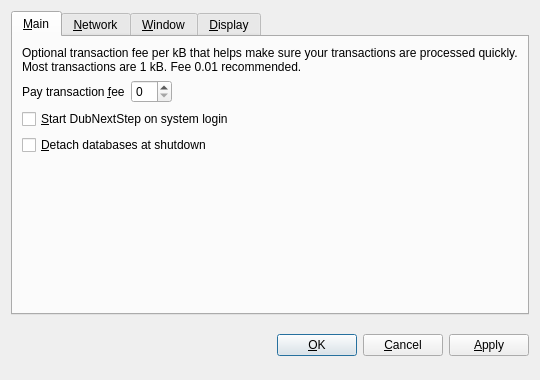
<?xml version="1.0" encoding="UTF-8"?>
<ui version="4.0">
 <class>OptionsDialog</class>
 <widget class="QDialog" name="OptionsDialog">
  <property name="geometry">
   <rect>
    <x>0</x>
    <y>0</y>
    <width>540</width>
    <height>380</height>
   </rect>
  </property>
  <property name="windowTitle">
   <string>Options</string>
  </property>
  <property name="modal">
   <bool>true</bool>
  </property>
  <layout class="QVBoxLayout" name="verticalLayout">
   <item>
    <widget class="QTabWidget" name="tabWidget">
     <property name="tabPosition">
      <enum>QTabWidget::North</enum>
     </property>
     <property name="currentIndex">
      <number>0</number>
     </property>
     <widget class="QWidget" name="tabMain">
      <attribute name="title">
       <string>&amp;Main</string>
      </attribute>
      <layout class="QVBoxLayout" name="verticalLayout_Main">
       <item>
        <widget class="QLabel" name="transactionFeeInfoLabel">
         <property name="text">
          <string>Optional transaction fee per kB that helps make sure your transactions are processed quickly. Most transactions are 1 kB. Fee 0.01 recommended.</string>
         </property>
         <property name="textFormat">
          <enum>Qt::PlainText</enum>
         </property>
         <property name="wordWrap">
          <bool>true</bool>
         </property>
        </widget>
       </item>
       <item>
        <layout class="QHBoxLayout" name="horizontalLayout_Main">
         <item>
          <widget class="QLabel" name="transactionFeeLabel">
           <property name="text">
            <string>Pay transaction &amp;fee</string>
           </property>
           <property name="textFormat">
            <enum>Qt::PlainText</enum>
           </property>
           <property name="buddy">
            <cstring>transactionFee</cstring>
           </property>
          </widget>
         </item>
         <item>
          <widget class="BitcoinAmountField" name="transactionFee"/>
         </item>
         <item>
          <spacer name="horizontalSpacer_Main">
           <property name="orientation">
            <enum>Qt::Horizontal</enum>
           </property>
           <property name="sizeHint" stdset="0">
            <size>
             <width>40</width>
             <height>20</height>
            </size>
           </property>
          </spacer>
         </item>
        </layout>
       </item>
       <item>
        <widget class="QCheckBox" name="bitcoinAtStartup">
         <property name="toolTip">
          <string>Automatically start DubNextStep after logging in to the system.</string>
         </property>
         <property name="text">
          <string>&amp;Start DubNextStep on system login</string>
         </property>
        </widget>
       </item>
       <item>
        <widget class="QCheckBox" name="detachDatabases">
         <property name="toolTip">
          <string>Detach block and address databases at shutdown. This means they can be moved to another data directory, but it slows down shutdown. The wallet is always detached.</string>
         </property>
         <property name="text">
          <string>&amp;Detach databases at shutdown</string>
         </property>
        </widget>
       </item>
       <item>
        <spacer name="verticalSpacer_Main">
         <property name="orientation">
          <enum>Qt::Vertical</enum>
         </property>
         <property name="sizeHint" stdset="0">
          <size>
           <width>20</width>
           <height>40</height>
          </size>
         </property>
        </spacer>
       </item>
      </layout>
     </widget>
     <widget class="QWidget" name="tabNetwork">
      <attribute name="title">
       <string>&amp;Network</string>
      </attribute>
      <layout class="QVBoxLayout" name="verticalLayout_Network">
       <item>
        <widget class="QCheckBox" name="mapPortUpnp">
         <property name="toolTip">
          <string>Automatically open the DubNextStep client port on the router. This only works when your router supports UPnP and it is enabled.</string>
         </property>
         <property name="text">
          <string>Map port using &amp;UPnP</string>
         </property>
        </widget>
       </item>
       <item>
        <widget class="QCheckBox" name="connectSocks">
         <property name="toolTip">
          <string>Connect to the DubNextStep network through a SOCKS proxy (e.g. when connecting through Tor).</string>
         </property>
         <property name="text">
          <string>&amp;Connect through SOCKS proxy:</string>
         </property>
        </widget>
       </item>
       <item>
        <layout class="QHBoxLayout" name="horizontalLayout_Network">
         <item>
          <widget class="QLabel" name="proxyIpLabel">
           <property name="text">
            <string>Proxy &amp;IP:</string>
           </property>
           <property name="textFormat">
            <enum>Qt::PlainText</enum>
           </property>
           <property name="buddy">
            <cstring>proxyIp</cstring>
           </property>
          </widget>
         </item>
         <item>
          <widget class="QValidatedLineEdit" name="proxyIp">
           <property name="maximumSize">
            <size>
             <width>140</width>
             <height>16777215</height>
            </size>
           </property>
           <property name="toolTip">
            <string>IP address of the proxy (e.g. 127.0.0.1)</string>
           </property>
          </widget>
         </item>
         <item>
          <widget class="QLabel" name="proxyPortLabel">
           <property name="text">
            <string>&amp;Port:</string>
           </property>
           <property name="textFormat">
            <enum>Qt::PlainText</enum>
           </property>
           <property name="buddy">
            <cstring>proxyPort</cstring>
           </property>
          </widget>
         </item>
         <item>
          <widget class="QLineEdit" name="proxyPort">
           <property name="maximumSize">
            <size>
             <width>55</width>
             <height>16777215</height>
            </size>
           </property>
           <property name="toolTip">
            <string>Port of the proxy (e.g. 9050)</string>
           </property>
          </widget>
         </item>
         <item>
          <widget class="QLabel" name="socksVersionLabel">
           <property name="text">
            <string>SOCKS &amp;Version:</string>
           </property>
           <property name="textFormat">
            <enum>Qt::PlainText</enum>
           </property>
           <property name="buddy">
            <cstring>socksVersion</cstring>
           </property>
          </widget>
         </item>
         <item>
          <widget class="QValueComboBox" name="socksVersion">
           <property name="toolTip">
            <string>SOCKS version of the proxy (e.g. 5)</string>
           </property>
          </widget>
         </item>
         <item>
          <spacer name="horizontalSpacer_Network">
           <property name="orientation">
            <enum>Qt::Horizontal</enum>
           </property>
           <property name="sizeHint" stdset="0">
            <size>
             <width>40</width>
             <height>20</height>
            </size>
           </property>
          </spacer>
         </item>
        </layout>
       </item>
       <item>
        <spacer name="verticalSpacer_Network">
         <property name="orientation">
          <enum>Qt::Vertical</enum>
         </property>
         <property name="sizeHint" stdset="0">
          <size>
           <width>20</width>
           <height>40</height>
          </size>
         </property>
        </spacer>
       </item>
      </layout>
     </widget>
     <widget class="QWidget" name="tabWindow">
      <attribute name="title">
       <string>&amp;Window</string>
      </attribute>
      <layout class="QVBoxLayout" name="verticalLayout_Window">
       <item>
        <widget class="QCheckBox" name="minimizeToTray">
         <property name="toolTip">
          <string>Show only a tray icon after minimizing the window.</string>
         </property>
         <property name="text">
          <string>&amp;Minimize to the tray instead of the taskbar</string>
         </property>
        </widget>
       </item>
       <item>
        <widget class="QCheckBox" name="minimizeOnClose">
         <property name="toolTip">
          <string>Minimize instead of exit the application when the window is closed. When this option is enabled, the application will be closed only after selecting Quit in the menu.</string>
         </property>
         <property name="text">
          <string>M&amp;inimize on close</string>
         </property>
        </widget>
       </item>
       <item>
        <spacer name="verticalSpacer_Window">
         <property name="orientation">
          <enum>Qt::Vertical</enum>
         </property>
         <property name="sizeHint" stdset="0">
          <size>
           <width>20</width>
           <height>40</height>
          </size>
         </property>
        </spacer>
       </item>
      </layout>
     </widget>
     <widget class="QWidget" name="tabDisplay">
      <attribute name="title">
       <string>&amp;Display</string>
      </attribute>
      <layout class="QVBoxLayout" name="verticalLayout_Display">
       <item>
        <layout class="QHBoxLayout" name="horizontalLayout_1_Display">
         <item>
          <widget class="QLabel" name="langLabel">
           <property name="text">
            <string>User Interface &amp;language:</string>
           </property>
           <property name="textFormat">
            <enum>Qt::PlainText</enum>
           </property>
           <property name="buddy">
            <cstring>lang</cstring>
           </property>
          </widget>
         </item>
         <item>
          <widget class="QValueComboBox" name="lang">
           <property name="toolTip">
            <string>The user interface language can be set here. This setting will take effect after restarting DubNextStep.</string>
           </property>
          </widget>
         </item>
        </layout>
       </item>
       <item>
        <layout class="QHBoxLayout" name="horizontalLayout_2_Display">
         <item>
          <widget class="QLabel" name="unitLabel">
           <property name="text">
            <string>&amp;Unit to show amounts in:</string>
           </property>
           <property name="textFormat">
            <enum>Qt::PlainText</enum>
           </property>
           <property name="buddy">
            <cstring>unit</cstring>
           </property>
          </widget>
         </item>
         <item>
          <widget class="QValueComboBox" name="unit">
           <property name="toolTip">
            <string>Choose the default subdivision unit to show in the interface and when sending coins.</string>
           </property>
          </widget>
         </item>
        </layout>
       </item>
       <item>
        <widget class="QCheckBox" name="passwordOnSend">
         <property name="text">
          <string>Prompt for &amp;Password before sending transactions</string>
         </property>
        </widget>
       </item>
       <item>
        <widget class="QCheckBox" name="displayAddresses">
         <property name="toolTip">
          <string>Whether to show DubNextStep addresses in the transaction list or not.</string>
         </property>
         <property name="text">
          <string>&amp;Display addresses in transaction list</string>
         </property>
        </widget>
       </item>
       <item>
        <widget class="QCheckBox" name="coinControlFeatures">
         <property name="toolTip">
          <string>Whether to show coin control features or not.</string>
         </property>
         <property name="text">
          <string>Display coin &amp;control features (experts only!)</string>
         </property>
        </widget>
       </item>
       <item>
        <widget class="QCheckBox" name="showShopDonate">
         <property name="text">
          <string>Show Shop Donate (Requires restart)</string>
         </property>
        </widget>
       </item>
       <item>
        <widget class="QCheckBox" name="showOverviewNews">
         <property name="text">
          <string>Show overview news (Requires restart)</string>
         </property>
        </widget>
       </item>
       <item>
        <layout class="QHBoxLayout" name="horizontalLayout_3_Display">
         <item>
          <widget class="QLabel" name="thirdPartyTxUrlsLabel">
           <property name="toolTip">
            <string>Third party URLs (e.g. a block explorer) that appear in the transactions tab as context menu items. %s in the URL is replaced by transaction hash. Multiple URLs are separated by vertical bar |.</string>
           </property>
            <property name="text">
             <string>Third party transaction URLs</string>
            </property>
            <property name="buddy">
             <cstring>thirdPartyTxUrls</cstring>
            </property>
           </widget>
          </item>
          <item>
           <widget class="QLineEdit" name="thirdPartyTxUrls">
            <property name="toolTip">
             <string>Third party URLs (e.g. a block explorer) that appear in the transactions tab as context menu items. %s in the URL is replaced by transaction hash. Multiple URLs are separated by vertical bar |.</string>
           </property>
          </widget>
         </item>
        </layout>
       </item>
       <item>
        <spacer name="verticalSpacer_Display">
         <property name="orientation">
          <enum>Qt::Vertical</enum>
         </property>
         <property name="sizeHint" stdset="0">
          <size>
           <width>20</width>
           <height>40</height>
          </size>
         </property>
        </spacer>
       </item>
      </layout>
     </widget>
    </widget>
   </item>
   <item>
    <layout class="QHBoxLayout" name="horizontalLayout_Buttons">
     <item>
      <spacer name="horizontalSpacer_1">
       <property name="orientation">
        <enum>Qt::Horizontal</enum>
       </property>
       <property name="sizeHint" stdset="0">
        <size>
         <width>40</width>
         <height>48</height>
        </size>
       </property>
      </spacer>
     </item>
     <item>
      <widget class="QLabel" name="statusLabel">
       <property name="font">
        <font>
         <weight>75</weight>
         <bold>true</bold>
        </font>
       </property>
       <property name="text">
        <string/>
       </property>
       <property name="textFormat">
        <enum>Qt::PlainText</enum>
       </property>
       <property name="wordWrap">
        <bool>true</bool>
       </property>
      </widget>
     </item>
     <item>
      <spacer name="horizontalSpacer_2">
       <property name="orientation">
        <enum>Qt::Horizontal</enum>
       </property>
       <property name="sizeHint" stdset="0">
        <size>
         <width>40</width>
         <height>48</height>
        </size>
       </property>
      </spacer>
     </item>
     <item>
      <widget class="QPushButton" name="okButton">
       <property name="text">
        <string>&amp;OK</string>
       </property>
      </widget>
     </item>
     <item>
      <widget class="QPushButton" name="cancelButton">
       <property name="text">
        <string>&amp;Cancel</string>
       </property>
       <property name="autoDefault">
        <bool>false</bool>
       </property>
      </widget>
     </item>
     <item>
      <widget class="QPushButton" name="applyButton">
       <property name="text">
        <string>&amp;Apply</string>
       </property>
       <property name="autoDefault">
        <bool>false</bool>
       </property>
      </widget>
     </item>
    </layout>
   </item>
  </layout>
 </widget>
 <customwidgets>
  <customwidget>
   <class>BitcoinAmountField</class>
   <extends>QSpinBox</extends>
   <header>bitcoinamountfield.h</header>
  </customwidget>
  <customwidget>
   <class>QValueComboBox</class>
   <extends>QComboBox</extends>
   <header>qvaluecombobox.h</header>
  </customwidget>
  <customwidget>
   <class>QValidatedLineEdit</class>
   <extends>QLineEdit</extends>
   <header>qvalidatedlineedit.h</header>
  </customwidget>
 </customwidgets>
 <resources/>
 <connections/>
</ui>
